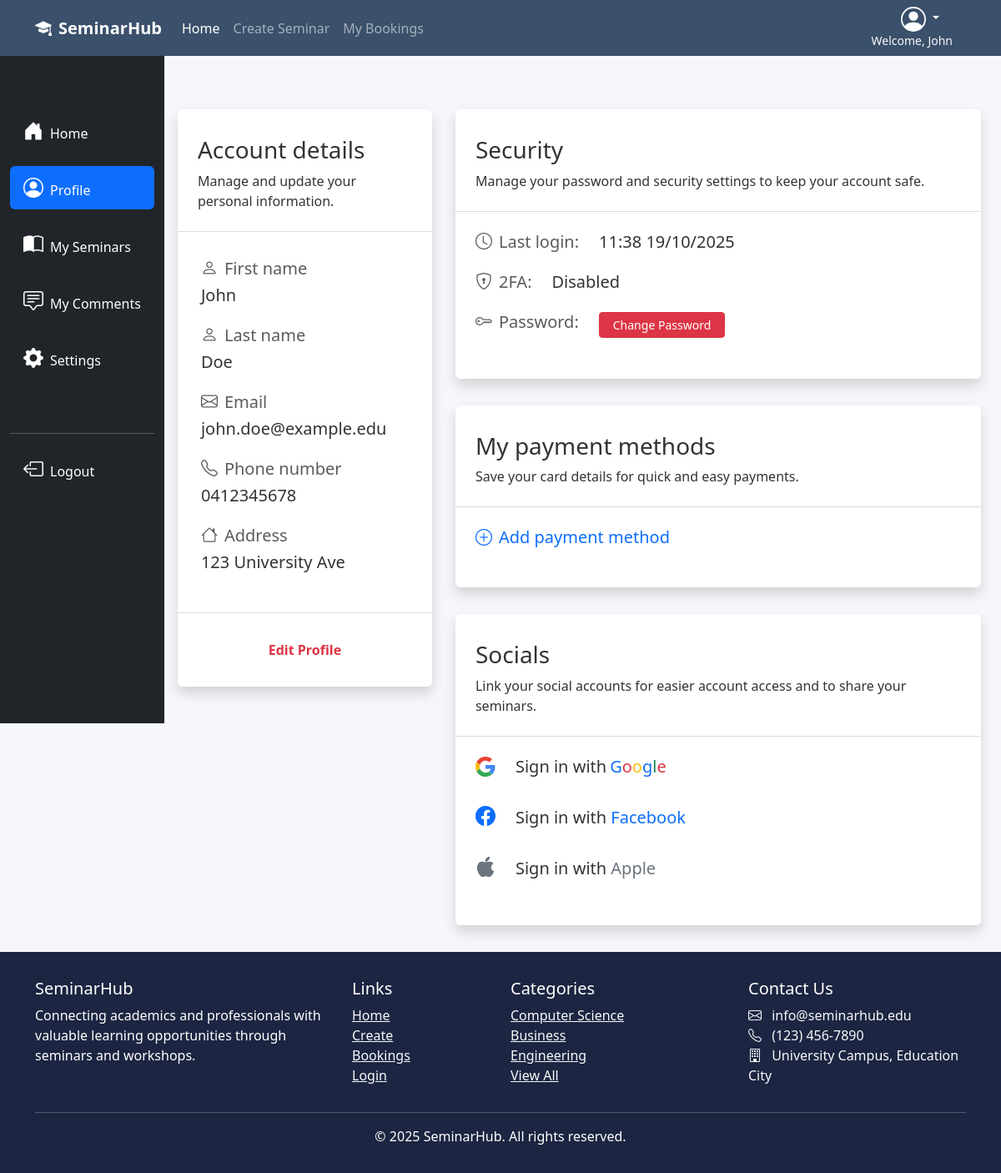
Screenshot of /profile/1 (signed in) with the database file from the repository.
### SeminarHub/models.py (models this page shows, shortened)
class User(db.Model, UserMixin):
    __tablename__ = 'users'
    id = db.Column(db.Integer, primary_key=True)
    first_name = db.Column(db.String(64), index=True)
    last_name  = db.Column(db.String(64), index=True)
    email      = db.Column(db.String(64), unique=True)
    password_hash = db.Column(db.String(256), nullable=False)
    number     = db.Column(db.String(64), nullable=False)
    address    = db.Column(db.String(256), nullable=False)
    last_seen = db.Column(db.DateTime, default=datetime.now())
    bookings      = db.relationship("Booking", back_populates="user")
    comments      = db.relationship("Comment", back_populates="user")
    owned_events  = db.relationship("Event",   back_populates="owner")

### SeminarHub/user/user.py (the view)
@user_bp.route('/profile/<user_id>')
@login_required
def profile(user_id):
    user = User.query.filter_by(id = current_user.id).first()
    return render_template('profile.html', heading = 'Profile | ', user = user, details_template = '_account_details.html')

### SeminarHub/user/templates/profile.html (shortened to what this page needs)
{% extends '_profile_navigation.html' %}
{% set active_page = 'profile' %}
{% block profile_content %}
<div class="container pt-md-3 pt-2 ps-4 pe-4 ps-lg-0 mt-md-5 mt-3">
    <div class="row">
        <div class="col-12 col-lg-5 col-xl-4 pb-3">
            <div class="profile-form-section shadow rounded mb-3 w-100">
                {% block account_details %}
                {% include details_template %}
                {% endblock %}
            </div>
        </div>
        <div class="col-12 col-lg-7 col-xl-8 pe-4">
            <div class="row ps-3 pb-3">
                <div class="profile-form-section shadow rounded mb-3 w-100">
                    <div class="col">
                        <div class="px-4 mb-4">
                            <h3 class="">Security</h3>
                            <p>Manage your password and security settings to keep your account safe.</p>
                        </div>
                        <hr class="text-secondary">
                        <div class="px-4 mb-3 mt-4 d-flex">
                            <h5 class="me-4 text-muted mb-2"><i class="bi bi-clock fs-5 pe-2"></i>Last login:</h5>
                            <h5 class="">{% if user.last_seen %}{{user.last_seen.strftime('%H:%M %d/%m/%Y')}}{% else %}No previous login{% endif %}</h5>
                        </div>
                        <div class="px-4 mb-3 d-flex">
                            <h5 class="me-4 text-muted mb-2"><i class="bi bi-shield-lock fs-5 pe-2"></i>2FA:</h5>
                            <h5 class="">Disabled</h5>
                        </div>
                        <div class="px-4 mb-3 d-flex">
                            <h5 class="me-4 text-muted text-nowrap"><i class="bi bi-key fs-5 pe-2"></i>Password:</h5>
                            <a href="{{url_for('auth.change_password', user_id=current_user.id)}}" class="text-decoration-none text-danger text-nowrap"><button class="btn btn-danger btn-sm me-2 px-1 px-lg-3 py-1 ">Change Password</button></a>
                        </div>
                    </div>
                </div>
            </div>
            <div class="row ps-3 pb-3">
                <div class="profile-form-section shadow rounded mb-3 w-100">
                    <div class="col">
                        <div class="px-4 mb-4">
                            <h3 class="">My payment methods</h3>
                            <p>Save your card details for quick and easy payments.</p>
                        </div>
                        <hr class="text-secondary">
                        <div class="px-4 mb-3 mt-4">
                            <a href="" class="text-decoration-none"><h5 class=""><i class="bi bi-plus-circle fs-5 pe-2"></i>Add payment method</h5></a>
                        </div>
                    </div>
                </div>
            </div>
            <div class="row ps-3 pb-3">
                <div class="profile-form-section shadow rounded mb-3 w-100">
                    <div class="col">
                        <div class="px-4 mb-4">
                            <h3 class="">Socials</h3>
                            <p>Link your social accounts for easier account access and to share your seminars.</p>
                        </div>
                        <hr class="text-secondary">
                        <div class="px-4 mb-4 mt-4 d-flex">
                            <a href="" class="text-decoration-none text-reset">
                                <h5 class="google-icon-container">
                                    Sign in with <span class="text-primary ms-1">G</span><span class="text-danger">o</span><span class="text-warning">o</span><span class="text-primary">g</span><span class="text-success">l</span><span class="text-danger">e</span>
                                </h5>
                            </a>
                        </div>
                        <div class="px-4 mb-4 mt-4 d-flex">
                            <a href="" class="text-decoration-none text-reset"><h5 class=""><i class="bi bi-facebook h4 pe-4 text-primary"></i>Sign in with <span class="text-primary">Facebook</span></h5></a>
                        </div>
                        <div class="px-4 mb-3 mt-4 d-flex">
                            </i><a href="" class="text-decoration-none text-reset"><h5 class=""><i class="bi bi-apple h4 pe-4 text-secondary"></i>Sign in with <span class="text-secondary">Apple</span></h5></a>
                        </div>
                    </div>
                </div>
            </div>
        </div>
    </div>
</div>
{% endblock %}

### SeminarHub/templates/_navigation.html (shortened to what this page needs)
<nav class="navbar navbar-expand-lg navbar-dark sticky-top">
    <div class="container">
        <a class="navbar-brand fw-bold" href="{{ url_for('main.index') }}">
            <i class="bi bi-mortarboard-fill me-2"></i>SeminarHub
        </a>
        {% if current_user.is_authenticated %}
        <div class="ms-auto order-lg-last text-end">
            <div class="dropdown pe-3">
                <a href="#" class="d-block link-body-emphasis text-decoration-none dropdown-toggle text-light pe-3" data-bs-toggle="dropdown" aria-expanded="false">
                </a>
                <small class="d-block text-end text-light">Welcome, {{ current_user.first_name }}</small>
            </div>
        </div>
        {% endif %}
        <div class="collapse navbar-collapse" id="navbarNav">
            <ul class="navbar-nav me-auto">
                <li class="nav-item">
                    <a class="nav-link active" href="{{ url_for('main.index') }}">Home</a>
                </li>
                <li class="nav-item">
                    <a class="nav-link" href="{{url_for('event.create')}}">Create Seminar</a>
                </li>
                <li class="nav-item">
                    <a class="nav-link" href="{{url_for('booking.booking')}}">My Bookings</a>
                </li>
            </ul>
        </div>
    </div>
</nav>

### SeminarHub/user/templates/_account_details.html
<div class="px-4 mb-4">
    <h3 class="">Account details</h3>
    <p>Manage and update your personal information.</p>
</div>
<hr class="text-secondary">
<div class="px-4 py-2 mt-4">
    <div class="mb-4 ms-1">
        <h5 class="me-4 text-muted mb-2"><i class="bi bi-person fs-5 pe-2"></i>First name</h5>
        <h5 class="">{{user.first_name}}</h5>
    </div>
    <div class="mb-4 ms-1">
        <h5 class="me-4 text-muted mb-2"><i class="bi bi-person fs-5 pe-2"></i>Last name</h5>
        <h5 class="">{{user.last_name}}</h5>
    </div>
    <div class="mb-4 ms-1">
        <h5 class="me-4 text-muted mb-2"><i class="bi bi-envelope fs-5 pe-2"></i>Email</h5>
        <h5 class="">{{user.email}}</h5>
    </div>
    <div class="mb-4 ms-1">
        <h5 class="me-4 text-muted mb-2"><i class="bi bi-telephone fs-5 pe-2"></i>Phone number</h5>
        <h5 class="">{{user.number}}</h5>
    </div>
    <div class="mb-4 ms-1">
        <h5 class="me-4 text-muted mb-2"><i class="bi bi-house fs-5 pe-2"></i>Address</h5>
        <h5 class="">{{user.address}}</h5>
    </div>
</div>
<hr class="text-secondary">
<div class="text-center pt-3">
    <a href="{{url_for('user.edit_profile', user_id=current_user.id)}}" class="text-danger fw-bold text-decoration-none h6">Edit Profile</a>
</div>

### SeminarHub/static/style/stylesheet.css (style rules this page uses)
:root { --primary: #3a506b; --secondary: #5bc0be; --light: #f8f9fa; --dark: #1c2541; --accent: #e07a5f; }
html, body { min-height: 100%; margin: 0; padding: 0; }
body { font-family: 'Segoe UI', Tahoma, Geneva, Verdana, sans-serif; background-color: #f5f7fa; color: #333; }
.navbar { background-color: var(--primary); }
.profile-form-section { background-color: white; border-radius: 10px; box-shadow: 0 4px 6px rgba(0, 0, 0, 0.1); padding: 2rem 0; margin-bottom: 2rem; }
.google-icon { width: 24px; height: 24px; }
.google-icon-container { display: flex; align-items: center; }

### rows the page displays
User: first_name "John", last_name "Doe", email "john.doe@example.edu", number "0412345678", address "123 University Ave", last_seen "11:38 19/10/2025"

### other values shown
{{ current_year or 2025 }} "2025"
